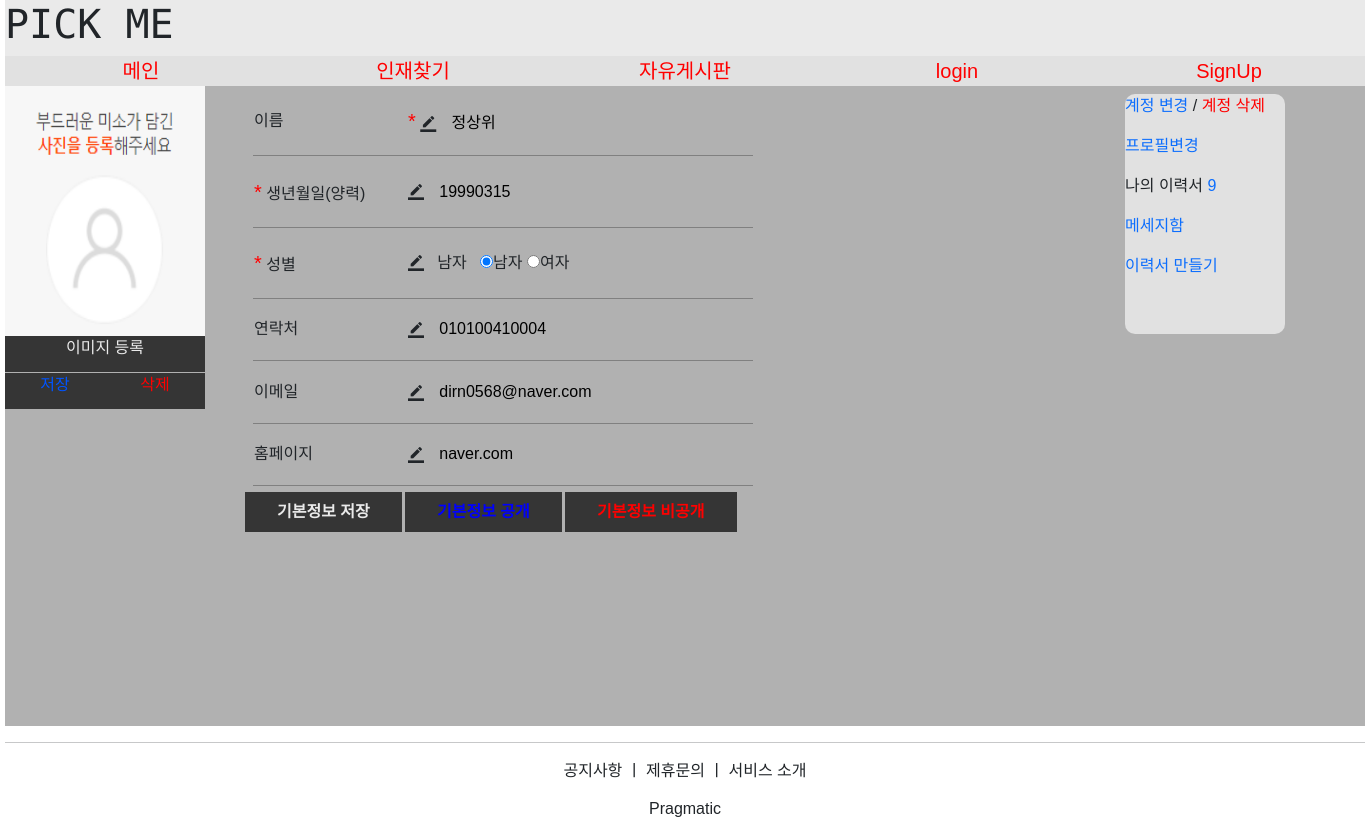
/account/detail_user/1/, run on the app's committed database.
### profileapp/models.py (models this page shows)
class User_Profile(models.Model):
    profile = models.OneToOneField(MyUser, on_delete=models.CASCADE, related_name='profile')
    user_name = models.CharField(max_length=100)
    user_birthday = models.CharField(max_length=100)
    user_gender = models.CharField(max_length=100)
    phone_number = models.CharField(max_length=50)
    user_email = models.CharField(max_length=100)
    user_page = models.CharField(max_length=100)
    profile_text = models.TextField(max_length=1000, null=True, blank=True)
    profile_img = models.ImageField(upload_to='Profile_img/', null=True, blank=True)
    user_open = models.IntegerField(default=1)

### accountapp/views.py (the view)
# urls.py: path('detail_user/<int:pk>/', Detail_User.as_view(), name='detail_user'),
class Detail_User(DetailView):
    model = MyUser
    context_object_name = 'target_user'
    template_name = 'detail_user.html'
    def get_context_data(self, **kwargs):
        context = super(Detail_User, self).get_context_data(**kwargs)
        temp_user = MyUser.objects.filter(pk=self.object.pk)
        for temp in temp_user:
            user = temp
        temp_profile = User_Profile.objects.filter(profile=user)
        if temp_profile.count() != 0:
            for temp in temp_profile:
                profile = temp
        else:
            profile = None
        temp_resume = Resume_Title.objects.filter(resume_title=user)
        resume_num = 0
        if temp_resume.count() != 0:
            for temp in temp_resume:
                resume_num += 1
        else:
            resume_num = 0
        context['profile'] = profile
        context['resume_num'] = resume_num
        return context

### accountapp/templates/detail_user.html (shortened to what this page needs)
{% extends 'base.html' %}
{% block content %}
    {% load static %}
    <link rel="stylesheet" href="{% static 'css/profile.css' %}">
    <form action="{% url 'profileapp:detail_user_update' pk=target_user.pk %}" method="post" enctype="multipart/form-data">
        <div class="profile_box" background="#00FF00;">
            {% if target_user.profile.profile_img %}
                <img src="{{ profile.profile_img.url }}" alt="" width="200" height="250">
            {% else %}
                <img src="{% static 'profile/no_img2.PNG' %}" alt="" width="200" height="250">
            {% endif %}
            <div class="profile_create">
                <label for="bizFile" style="color:#EAEAEA;">
                    이미지 등록
                </label>
            </div>
            <div class="profile_read">
                <label for="submit2" style="color:#0054FF;">
                    저장
                </label>
            </div>
            <div class="profile_delete">
                <label for="submit3" style="color:#FF0000;">
                    삭제
                </label>
            </div>
            <div class="mini_profile_box">
                <table border="0" width="500" height="400" class="position_select_table">
                    <tr>
                        <td style="border-bottom:1px solid gray;">
                            이름
                        </td>
                        <td style="border-bottom:1px solid gray;">
                            <span style="color:#FF0000; font-size:1.25rem;">*</span>
                            <i style="vertical-align:middle; font-size:1rem;" class="material-icons">border_color</i>
                            <input type="text" name="user_name" value="{{ profile.user_name }}" style="border:none; background:#B1B1B1;">
                        </td>
                    </tr>
                    <tr>
                        <td style="border-bottom:1px solid gray;">
                            <span style="color:#FF0000; font-size:1.25rem;">*</span>
                            생년월일(양력)
                        </td>
                        <td style="border-bottom:1px solid gray;">
                            <i style="vertical-align:middle; font-size:1rem;" class="material-icons">border_color</i>
                            <input type="text" name="user_birthday" value="{{ profile.user_birthday }}" placeholder="생년월일" maxlength='8' style="border:none; background:#B1B1B1;">
                        </td>
                    </tr>
                    <tr>
                        <td style="border-bottom:1px solid gray;">
                            <span style="color:#FF0000; font-size:1.25rem;">*</span>
                            성별
                        </td>
                        <td style="border-bottom:1px solid gray;">
                            <i style="vertical-align:middle; font-size:1rem;" class="material-icons">border_color</i>
                            {{ profile.user_gender }}
                            <input type="radio" name="gender" value="남자" checked>남자
                            <input type="radio" name="gender" value="여자">여자
                        </td>
                    </tr>
                    <tr>
                        <td style="border-bottom:1px solid gray;">
                            연락처
                        </td>
                        <td style="border-bottom:1px solid gray;">
                            <i style="vertical-align:middle; font-size:1rem;" class="material-icons">border_color</i>
                            <input type="text" name="user_number" value="{{ profile.phone_number }}" placeholder="연락처" style="border:none; background:#B1B1B1;">
                        </td>
                    </tr>
                    <tr>
                        <td style="border-bottom:1px solid gray;">
                            이메일
                        </td>
                        <td style="border-bottom:1px solid gray;">
                            <i style="vertical-align:middle; font-size:1rem;" class="material-icons">border_color</i>
                            <input type="text" name="user_email" value="{{ profile.user_email }}" placeholder="email" style="border:none; background:#B1B1B1;">
                        </td>
                    </tr>
                    <tr>
                        <td style="border-bottom:1px solid gray;">
                            홈페이지
                        </td>
                        <td style="border-bottom:1px solid gray;">
                            <i style="vertical-align:middle; font-size:1rem;" class="material-icons">border_color</i>
                            <input type="text" name="user_page" value="{{ profile.user_page }}" placeholder="홈페이지" style="border:none; background:#B1B1B1;">
                        </td>
                    </tr>
                </table>
            </div>
        </div>
        <div class="profile_basic_submit">
            <label for="basic_submit">기본정보 저장</label>
        </div>
        <div class="profile_basic_submit2">
            <label for="basic_submit2">기본정보 공개</label>
        </div>
        <div class="profile_basic_submit3">
            <label for="basic_submit3">기본정보 비공개</label>
        </div>
    </form>
    <div class="user_detail_content">
        <a href="{% url 'accountapp:update_user' pk=request.user.pk %}">계정 변경</a> /
        <a href="{% url 'accountapp:delete_user' pk=request.user.pk %}" style="color:#FF0000;">계정 삭제</a>
        <a href="{% url 'accountapp:detail_user' pk=request.user.pk %}">프로필변경</a>
        나의 이력서
        <a href="{% url 'resumeapp:list_resume' title=0 pk=target_user.pk %}">
            {{ resume_num }}
        </a>
        <a href="{% url 'messageapp:message_content' pk=request.user.pk %}">
            <span>메세지함</span>
        </a>
        <span class="self_apeal_create" style="border-radius: 10px">
            <a href="{% url 'resumeapp:resume_resume2' school=1 school_major4=1 career=0 out_play=0 prize_play=0 port_polio=0 self_introduce=0 pk=target_user.pk %}">이력서 만들기</a>
        </span>
    </div>
{% endblock %}

### static/css/profile.css (style rules this page uses)
* { font-family: 'Noto Sans KR', sans-serif; }
.profile_box { display:flex; }
.mini_profile_box { margin-left:3rem; }
.profile_basic_submit { position:absolute; top:30.5rem; margin-left:17rem; font-weight:bold; color:#EAEAEA; background:#353535; padding: 0.5rem 3rem; text-align:center; }
.profile_create { position:absolute; top:21rem; background:#353535; width:12.5rem; height:2.25rem; text-align:center; }
.profile_read { position:absolute; top:23.3rem; background:#353535; width:6.25rem; height:2.25rem; text-align:center; }
.profile_delete { position:absolute; top:23.3rem; margin-left:6.25rem; background:#353535; width:6.25rem; height:2.25rem; text-align:center; }
.profile_basic_submit { position:absolute; top:30.75rem; margin-left:15rem; font-weight:bold; color:#EAEAEA; background:#353535; padding: 0.5rem 2rem; text-align:center; }
.profile_basic_submit2 { position:absolute; top:30.75rem; margin-left:25rem; font-weight:bold; color:#0000FF; background:#353535; padding: 0.5rem 2rem; text-align:center; }
.profile_basic_submit3 { position:absolute; top:30.75rem; margin-left:35rem; font-weight:bold; color:#FF0000; background:#353535; padding: 0.5rem 2rem; text-align:center; }
.user_detail_content { position:relative; top:-24.5rem; margin-left:70rem; border-radius:10px; width:10rem; height:15rem; background:#E1E1E1; }

### templates/head.html (style rules this page uses)
a { text-decoration:none }

### data on the page
User_Profile: user_name "정상위", user_birthday "19990315", user_gender "남자", user_number "010100410004", user_email "dirn0568@naver.com", user_page "naver.com"

### other printed values
{{ resume_num }} "9"
